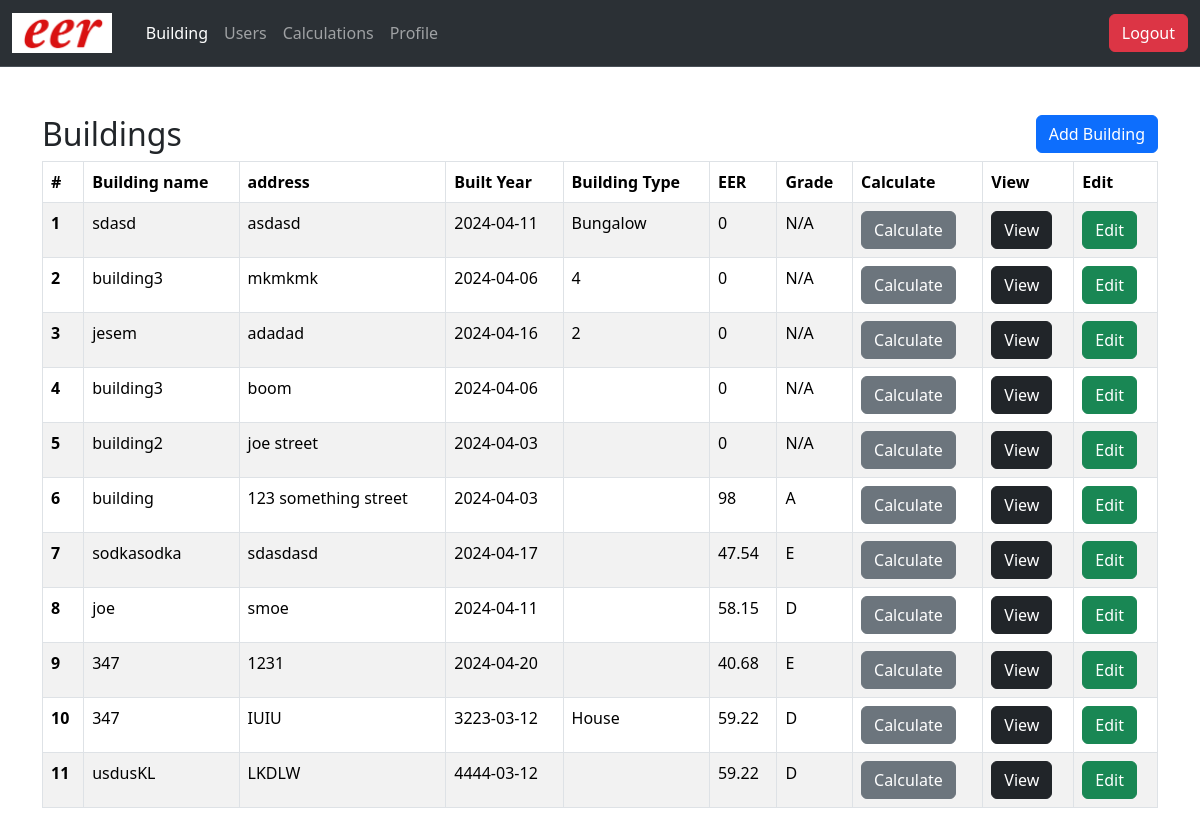
The page /landlord (signed in) on the database its author committed.
### tables this page shows
CREATE TABLE `building` (
  `id` int(11) NOT NULL,
  `user_id` int(11) DEFAULT NULL,
  `name` text DEFAULT NULL,
  `BuildingAddress` varchar(1000) DEFAULT NULL,
  `Building_Type` text DEFAULT NULL,
  `built_year` date DEFAULT NULL,
  `eer` text DEFAULT NULL,
  `potential` text DEFAULT NULL,
  `grade` text DEFAULT NULL,
  `created_at` datetime DEFAULT NULL
);

### landlord/index.php (the view, shortened to what this page needs)
<?php include "../php/db.php";
$user_id = $_SESSION['user_id'];
$data = mysqli_query($conn, "SELECT * FROM `building` WHERE `user_id`=$user_id order by id desc");
?>
<!doctype html>
<html lang="en">
  <head>
    <link href="https://cdn.jsdelivr.net/npm/bootstrap@5.3.3/dist/css/bootstrap.min.css" rel="stylesheet">
    <link rel="stylesheet" href="https://cdn.datatables.net/2.0.2/css/dataTables.dataTables.min.css">
</head>
<body>
    <?php include("header.php"); ?>
   <div class="container mx-auto mt-5">
    <div class="d-flex justify-content-between">
<div><h2>Buildings</h2></div>
<div><button type="button" data-bs-toggle="modal" data-bs-target="#staticBackdrop" class="btn btn-primary">Add Building</button></div>
    </div>
   <table class="table table-bordered table-striped table-hover" id="myTable">
  <thead>
    <tr>
      <th scope="col">#</th>
      <th scope="col">Building name</th>
      <th scope="col">address</th>
      <th scope="col">Built Year</th>
      <th scope="col">Building Type</th>
      <th scope="col">EER</th>
      <th scope="col">Grade</th>
      <th scope="col">Calculate</th>
      <th scope="col">View</th>
      <th scope="col">Edit</th>
    </tr>
  </thead>
  <tbody>
    <?php if(mysqli_num_rows($data)>0){
      $sno = 0;
      while($fetch_rows = mysqli_fetch_assoc($data)){
        $sno++;
?>
    <tr>
      <th scope="row"><?=$sno?></th>
      <td><?=$fetch_rows['name']?></td>
      <td><?=$fetch_rows['BuildingAddress']?></td>
      <td><?=$fetch_rows['built_year']?></td>
      <td><?=$fetch_rows['Building_Type']?></td>
      <td><?=$fetch_rows['eer']?></td>
      <td><?=$fetch_rows['grade']?></td>
      <td><a href="calculator.php?building_id=<?=$fetch_rows['id']?>" class="btn btn-secondary">Calculate</a></td>
      <td><a href="view_building.php?id=<?=$fetch_rows['id']?>" class="btn btn-dark">View</a></td>
      <td><a href="edit_building.php?id=<?=$fetch_rows['id']?>" class="btn btn-success">Edit</a></td>
    </tr>
<?php
      }
    } ?>
  </tbody>
</table>
   </div>
    <?php include("footer.php"); ?>

### rows shown on the page
building: name "sdasd", BuildingAddress "asdasd", built_year "2024-04-11", Building_Type "Bungalow", eer "0", grade "N/A"
building: name "building3", BuildingAddress "mkmkmk", built_year "2024-04-06", Building_Type "4", eer "0", grade "N/A"
building: name "jesem", BuildingAddress "adadad", built_year "2024-04-16", Building_Type "2", eer "0", grade "N/A"
building: name "building3", BuildingAddress "boom", built_year "2024-04-06", eer "0", grade "N/A"
building: name "building2", BuildingAddress "joe street", built_year "2024-04-03", eer "0", grade "N/A"
building: name "building", BuildingAddress "123 something street", built_year "2024-04-03", eer "98", grade "A"
building: name "sodkasodka", BuildingAddress "sdasdasd", built_year "2024-04-17", eer "47.54", grade "E"
building: name "joe", BuildingAddress "smoe", built_year "2024-04-11", eer "58.15", grade "D"
building: name "347", BuildingAddress "1231", built_year "2024-04-20", eer "40.68", grade "E"
building: name "347", BuildingAddress "IUIU", built_year "3223-03-12", Building_Type "House", eer "59.22", grade "D"
building: name "usdusKL", BuildingAddress "LKDLW", built_year "4444-03-12", eer "59.22", grade "D"
